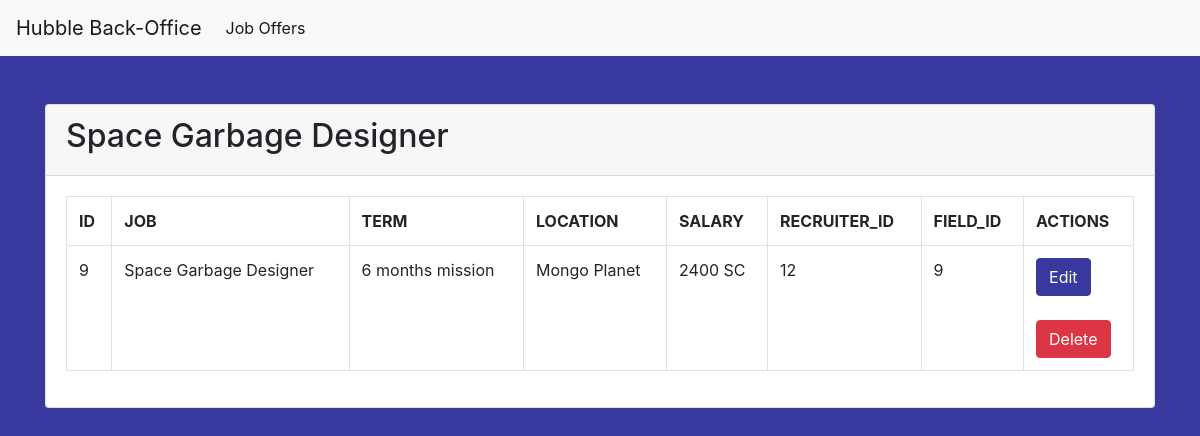
The page /admin/show.php?id=9 on the database its author committed.
### tables this page shows
CREATE TABLE `job` (
  `id` int(11) NOT NULL AUTO_INCREMENT,
  `need_validation` tinyint(1) NOT NULL,
  `duration` varchar(20) NOT NULL,
  `location` varchar(50) NOT NULL,
  `name` varchar(100) NOT NULL,
  `salary` varchar(15) NOT NULL,
  `description` varchar(1000) NOT NULL,
  `picture` varchar(100) NOT NULL,
  `field_id` int(11) NOT NULL,
  `recruiter_id` int(11) DEFAULT NULL,
  `company_id` int(11) DEFAULT NULL,
  PRIMARY KEY (`id`),
  KEY `IDX_FBD8E0F8443707B0` (`field_id`),
  KEY `IDX_FBD8E0F8156BE243` (`recruiter_id`),
  KEY `IDX_FBD8E0F8979B1AD6` (`company_id`),
  CONSTRAINT `FK_FBD8E0F8156BE243` FOREIGN KEY (`recruiter_id`) REFERENCES `recruiter` (`id`),
  CONSTRAINT `FK_FBD8E0F8443707B0` FOREIGN KEY (`field_id`) REFERENCES `field` (`id`),
  CONSTRAINT `FK_FBD8E0F8979B1AD6` FOREIGN KEY (`company_id`) REFERENCES `company` (`id`)
);

### admin/show.php (the view, shortened to what this page needs)
<?php
require '../includes/db.php';
$sql = 'SELECT
          `id`, `name`, `duration`, `location`, `salary`, `recruiter_id`, `field_id`
        FROM
          `job`
        WHERE
          id = :id
        ;';
$statement = $pdo->prepare($sql);
$statement -> bindValue(':id', $_GET['id']);
$statement->execute();
$article = $statement->fetchAll(PDO::FETCH_ASSOC);
require 'header.php';
?>
<div class="container">
	<div class="card mt-5">
		<div class="card-header">
			<?php foreach($article as $art): ?>
			<h2><?= $art['name']?></h2>
		</div>
		<div class="card-body">
			<table class="table table-bordered">
				<tr>
					<th>ID</th>
					<th>JOB</th>
					<th>TERM</th>
					<th>LOCATION</th>
					<th>SALARY</th>
					<th>RECRUITER_ID</th>
					<th>FIELD_ID</th>
					<th>ACTIONS</th>
				</tr>
				<tr>
					<td><?= $_GET['id']?></td>
					<td><?= $art['name']?></td>
					<td><?= $art['duration']?></td>
					<td><?= $art['location']?></td>
					<td><?= $art['salary']?></td>
					<td><?= $art['recruiter_id']?></td>
					<td><?= $art['field_id']?></td>
					<td>
						<a href="edit.php?id=<?=$_GET['id']?>" class="btn btn-info" style="background-color: #39389F !important; border-color: #39389F !important;">Edit</a><br><br>
						<a href="delete.php?id=<?=$_GET['id']?>" class='btn btn-danger'>Delete</a>
					</td>
				</tr>
				<?php endforeach; ?>
			</table>
		</div>
	</div>
</div>
<?php
require 'footer.php';

### rows shown on the page
job: name "Space Garbage Designer", duration "6 months mission", location "Mongo Planet", salary "2400 SC", recruiter "12", field "9"
